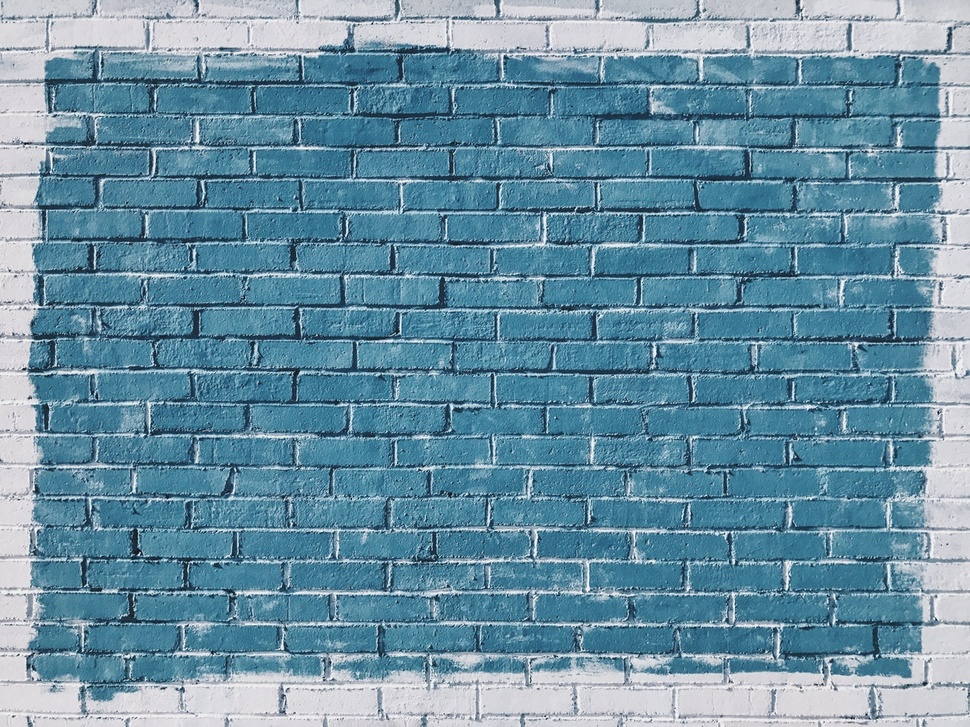
#> input picture DATA/bricks.jpg, 970 x 727 px, shrunk from 1267 x 950 before the run
$ jupyter execute Translations.ipynb
#> lines starting #> are read from the running program, lines starting #| are printed output that depends on the picture
# Translations

Two types of translations.
- Affine
- Non Affine

## Affine

**Preserve**
- parallelism
- length
- angle
<br>
<br>
example:
- scaling
- rotation
- tanslation

To shift the position of an image
Tx = shift from x coordinate
Ty = shift form y coordinate

[cell 1]
import cv2
import numpy as np

img = cv2.imread('../DATA/bricks.jpg')
#> img is the input picture: shape (727, 970, 3); mean B, G, R 163.5, 144, 104.9

height, width = img.shape[:2]
#> height = 727; width = 970

# T is our translation matrix
#  T  = | 1 0 Tx |
#       | 0 1 Ty |
T = np.float32([[1,0,90],[0,1,190]])

img_tran = cv2.warpAffine(img, T, (width, height))
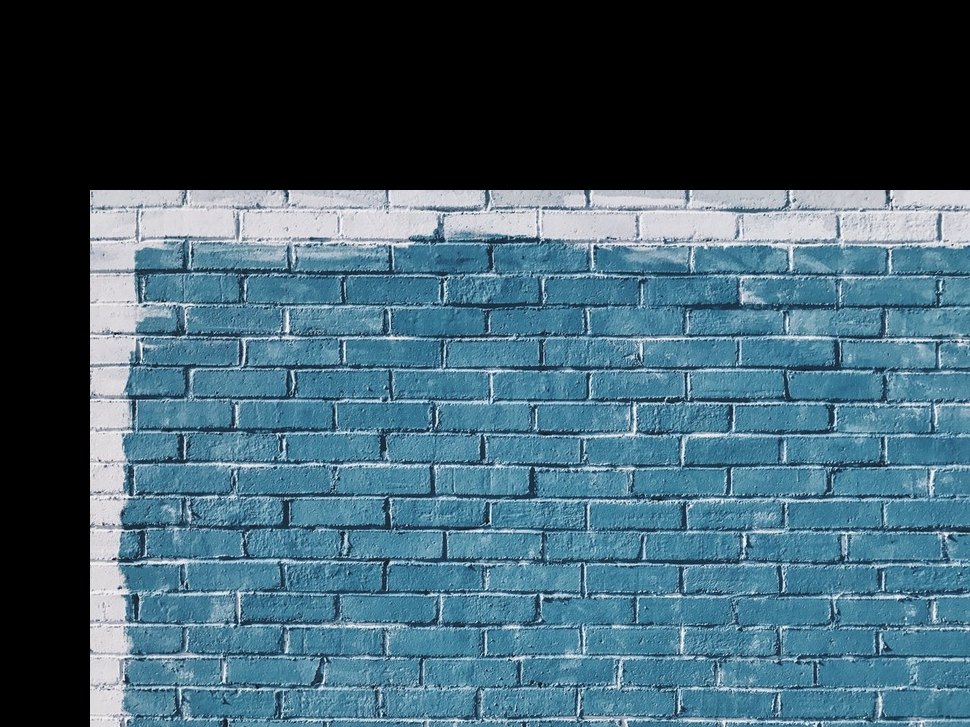
#> img_tran: shape (727, 970, 3); mean B, G, R 106.5, 92.3, 63.5
cv2.imshow('Translation', img_tran)
cv2.waitKey()
cv2.destroyAllWindows()


$ run again, with DATA/Nadia_Murad.jpg copied over DATA/bricks.jpg
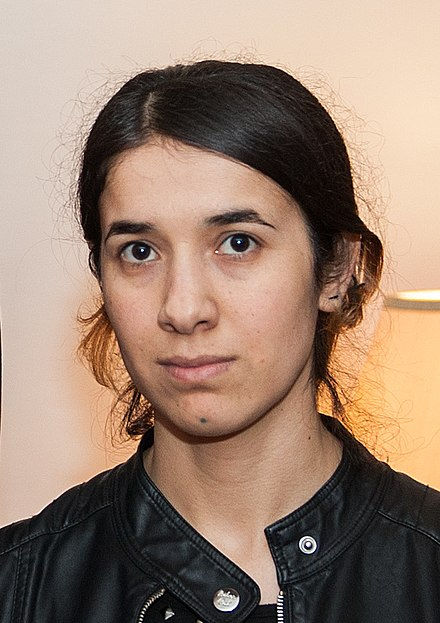
#> input picture DATA/Nadia_Murad.jpg, 440 x 623 px
#> img is the input picture: shape (623, 440, 3); mean B, G, R 112.7, 129.2, 153.8
#> `img_tran = cv2.warpAffine(img, T, (width, height))`:
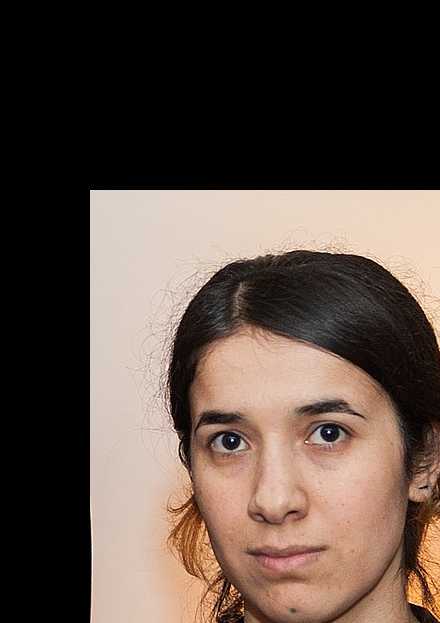
#> img_tran: shape (623, 440, 3); mean B, G, R 69, 77.9, 93.4
